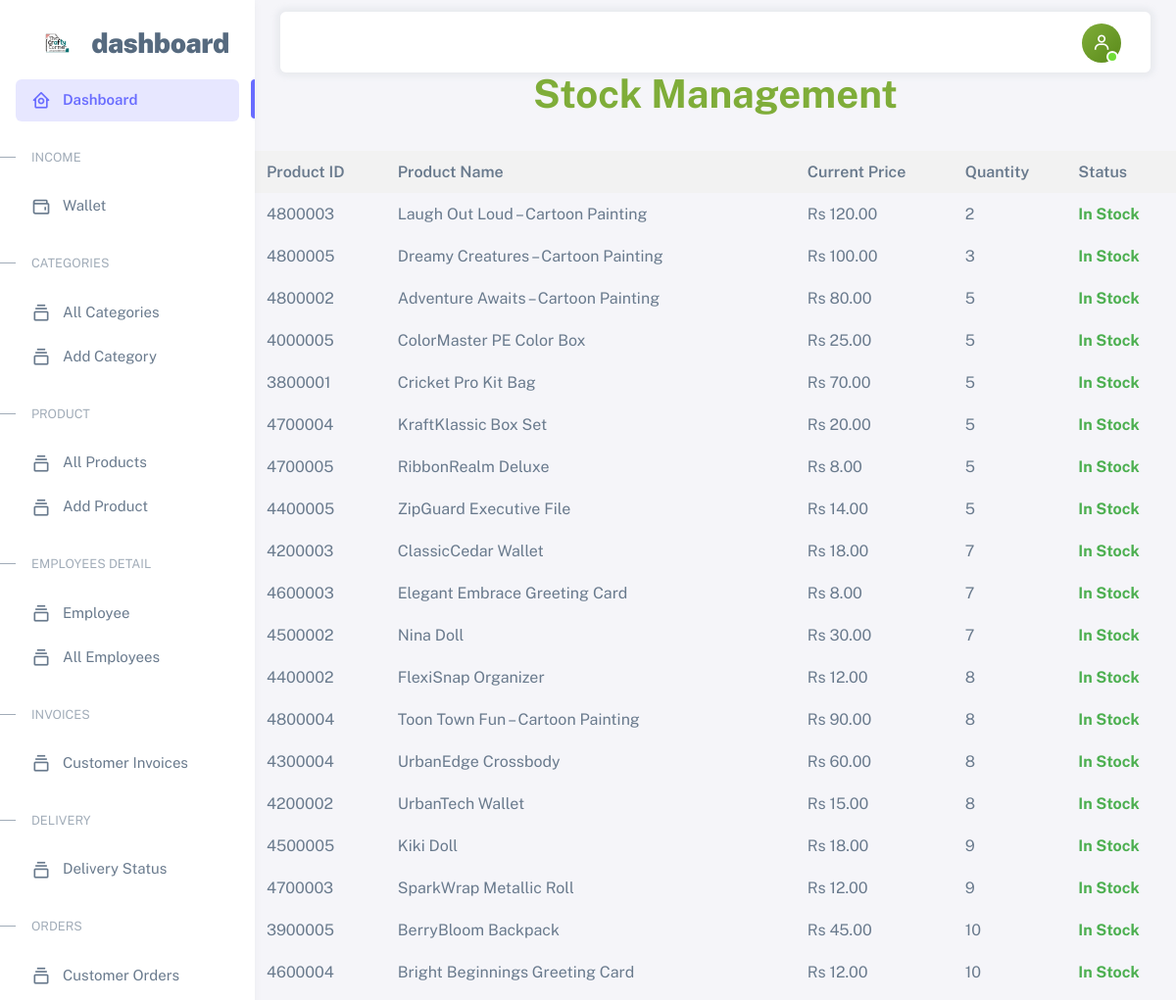
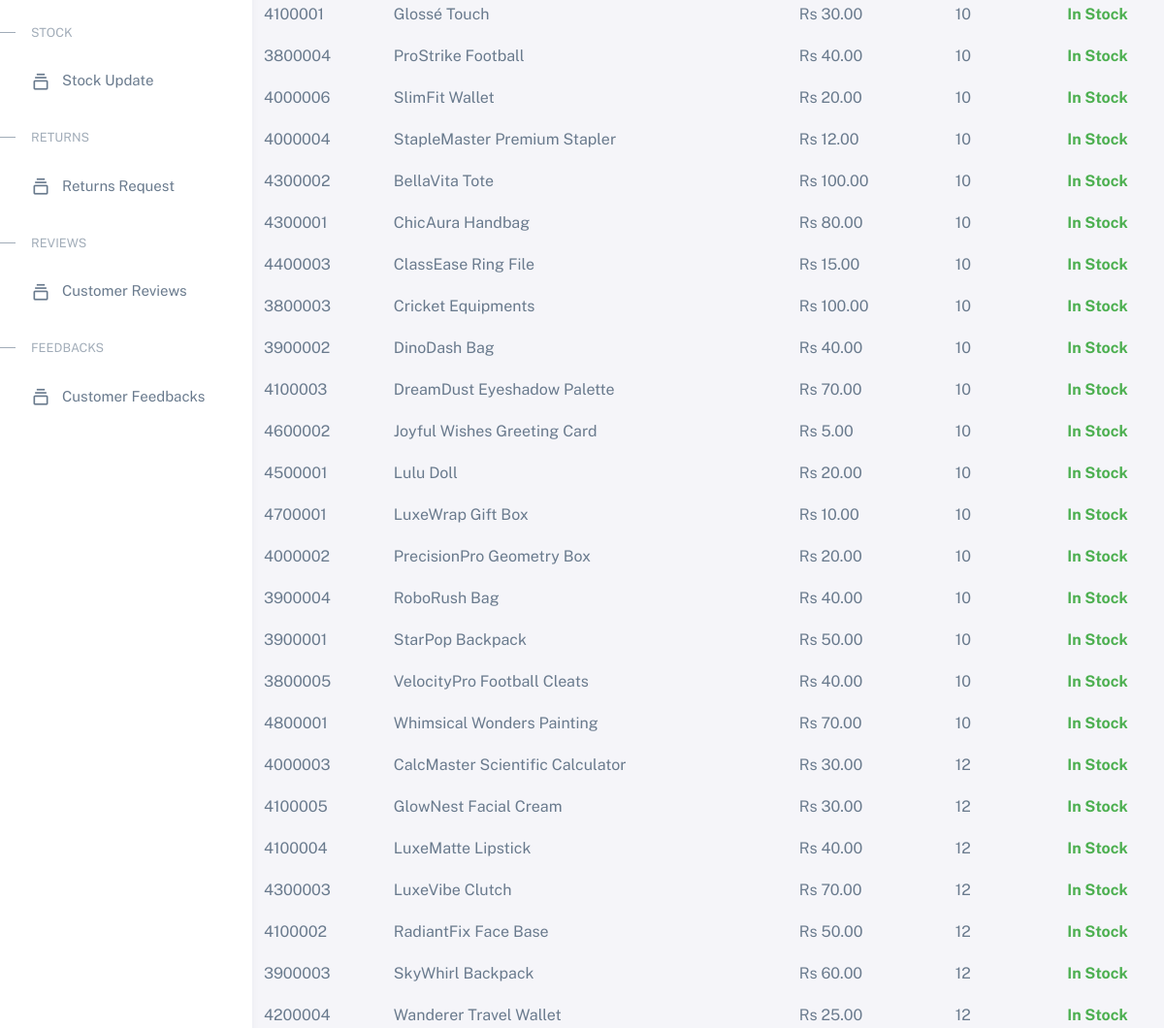
The page /edashboard/html/stockupdate.php (signed in, upper part) on the database as committed earlier (2 pictures, top to bottom).
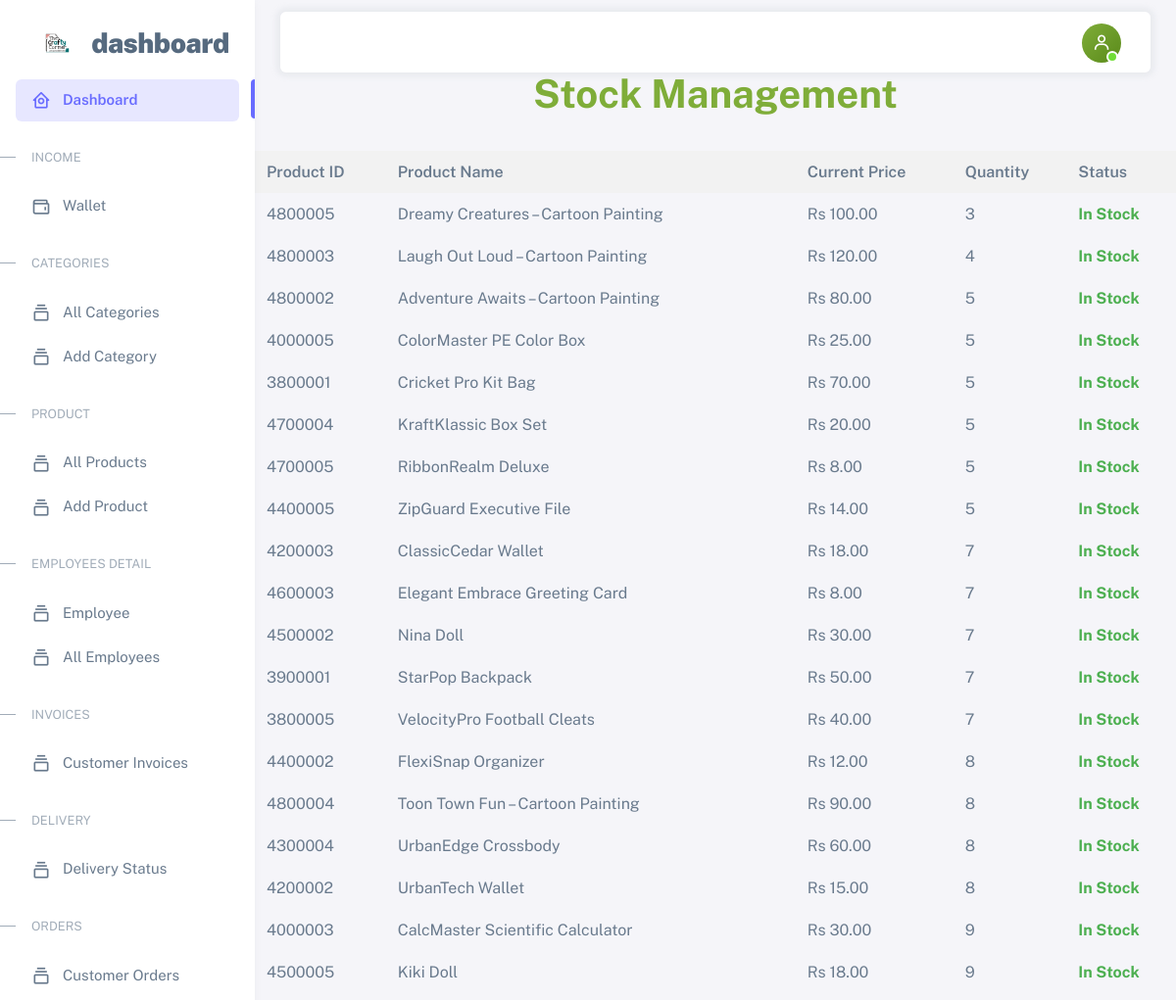
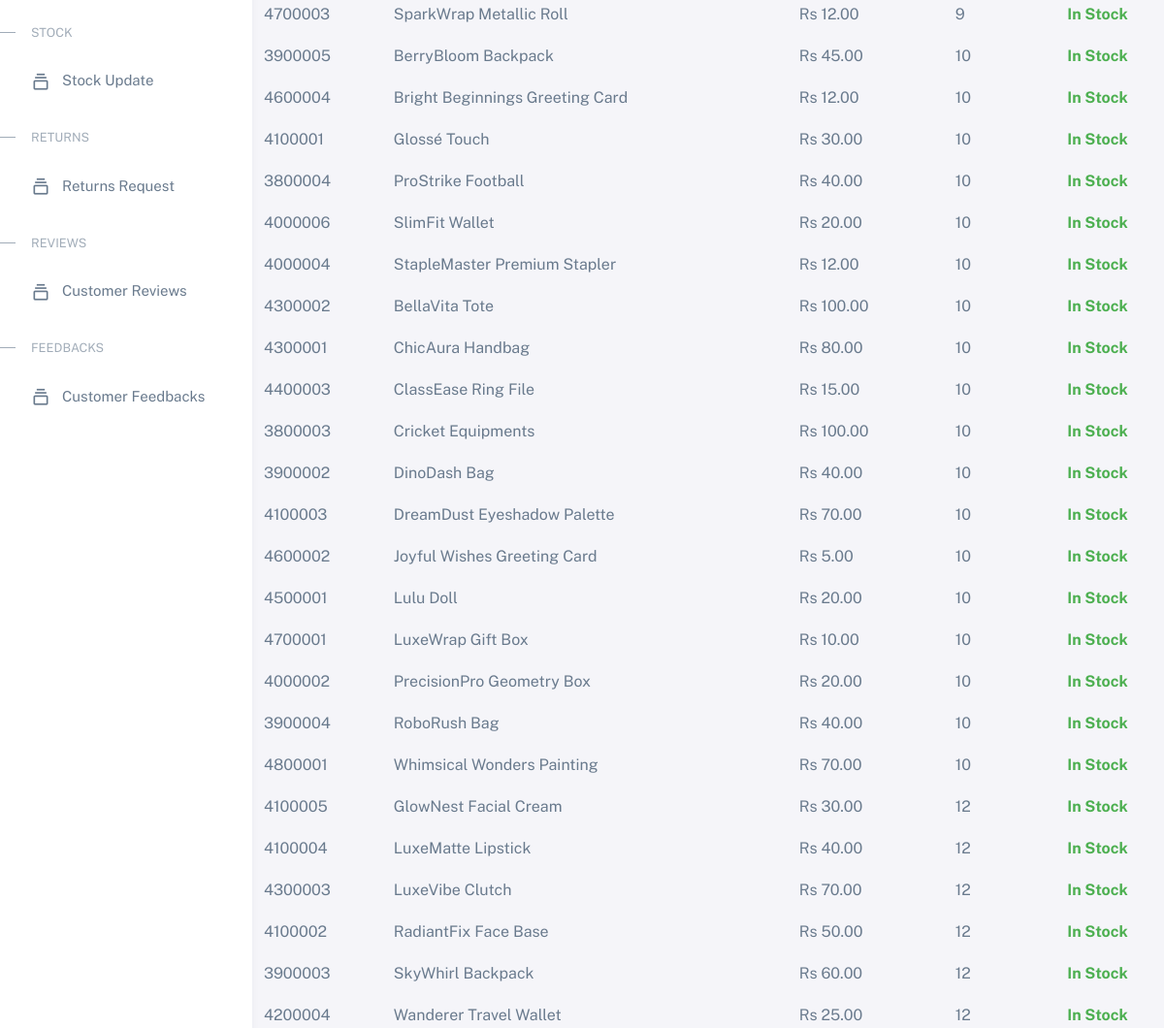
The same page on the database as committed later (2 pictures, top to bottom).
### tables this page shows
CREATE TABLE `products` (
  `product_id` char(7) NOT NULL,
  `product_name` varchar(100) NOT NULL,
  `description` text DEFAULT NULL,
  `price` decimal(10,2) NOT NULL,
  `stock_quantity` int(11) NOT NULL,
  `category_id` int(11) DEFAULT NULL,
  `warranty_period` int(11) DEFAULT 0,
  `image_path` varchar(255) NOT NULL,
  `created_at` timestamp NOT NULL DEFAULT current_timestamp()
);

### edashboard/html/stockupdate.php (the view, shortened to what this page needs)
</style><?php
include("components/header.php");
try {
    $query = "SELECT p.*,
              CASE
                WHEN p.stock_quantity > 0 THEN 'In Stock'
                ELSE 'Out of Stock'
              END AS stock_status
              FROM products p
              ORDER BY p.stock_quantity, p.product_name";
    $stmt = $pdo->query($query);
    $products = $stmt->fetchAll(PDO::FETCH_ASSOC);
} catch (PDOException $e) {
    die("Database error: " . $e->getMessage());
}
?>
<h1 class="heading">Stock Management</h1>
<table>
  <thead>
    <tr>
      <th>Product ID</th>
      <th>Product Name</th>
      <th>Current Price</th>
      <th>Quantity</th>
      <th>Status</th>
    </tr>
  </thead>
  <tbody>
    <?php foreach ($products as $product): ?>
    <tr>
      <td><?php echo htmlspecialchars($product['product_id']); ?></td>
      <td><?php echo htmlspecialchars($product['product_name']); ?></td>
      <td>Rs <?php echo number_format($product['price'], 2); ?></td>
      <td><?php echo htmlspecialchars($product['stock_quantity']); ?></td>
      <td class="status-<?php echo strtolower(str_replace(' ', '-', $product['stock_status'])); ?>">
        <?php echo htmlspecialchars($product['stock_status']); ?>
      </td>
    </tr>
    <?php endforeach; ?>
  </tbody>
</table>
<?php
include("components/footer.php");
  ?>

Rows that differ between the two databases and show on the page:
shown differently, row unchanged: products "Dreamy Creatures – Cartoon Painting": moves up the list
changed products "Laugh Out Loud – Cartoon Painting": stock_quantity "2" → "4"
changed products "StarPop Backpack": stock_quantity "10" → "7"; moves up the list
changed products "VelocityPro Football Cleats": stock_quantity "10" → "7"; moves up the list
changed products "CalcMaster Scientific Calculator": stock_quantity "12" → "9"; moves up the list
